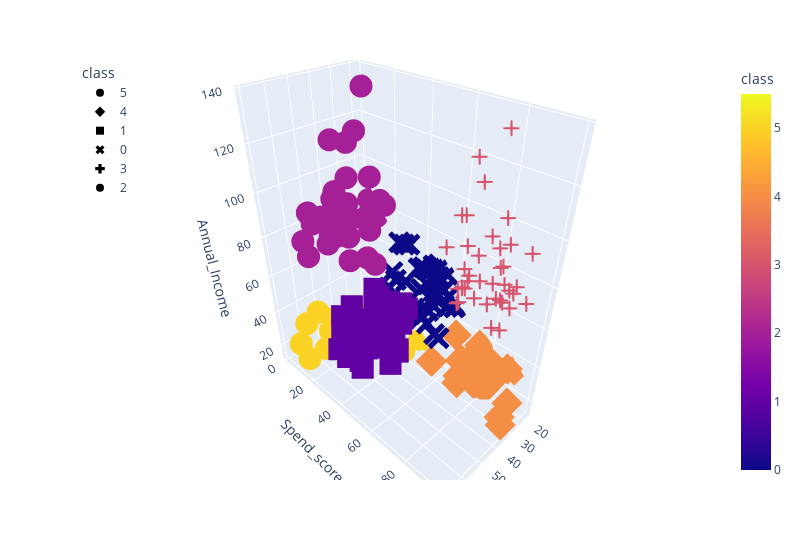

Notebook code for this chart:
### Code cell
# Plotting the 3D-Scatter with x="Annual Income", y="Spending Score (1-100)" and z="Age"
fig = px.scatter_3d(
    six_clusters,
    x="Age",
    y="Spend_score",
    z="Annual_Income",
    color="class",
    symbol="class",
    width=800,
)
fig.update_layout(legend=dict(x=0, y=1))
fig.show()

### Figure 1 — Plotly figure (JSON) as saved in the notebook; plotly's stock layout.template omitted (floating-point values rounded to 4 significant figures)
{"data": [{"hovertemplate": "class=%{marker.color}<br>Age=%{x}<br>Spend_score=%{y}<br>Annual_Income=%{z}<extra></extra>", "legendgroup": "5", "marker": {"color": [5, 5, 5, 5, 5, 5, 5, 5, 5, 5, 5, 5, 5, 5, 5, 5, 5, 5, 5, 5, 5], "coloraxis": "coloraxis", "symbol": "circle"}, "mode": "markers", "name": "5", "scene": "scene", "showlegend": true, "type": "scatter3d", "x": [19, 20, 31, 35, 64, 67, 58, 37, 35, 52, 35, 46, 54, 45, 40, 60, 53, 49, 42, 36, 49], "y": [39, 6, 40, 6, 3, 14, 15, 13, 35, 29, 35, 5, 14, 32, 31, 4, 4, 14, 17, 26, 28], "z": [15, 16, 17, 18, 19, 19, 20, 20, 21, 23, 24, 25, 28, 28, 29, 30, 33, 33, 34, 37, 39]}, {"hovertemplate": "class=%{marker.color}<br>Age=%{x}<br>Spend_score=%{y}<br>Annual_Income=%{z}<extra></extra>", "legendgroup": "4", "marker": {"color": [4, 4, 4, 4, 4, 4, 4, 4, 4, 4, 4, 4, 4, 4, 4, 4, 4, 4, 4, 4, 4, 4], "coloraxis": "coloraxis", "symbol": "diamond"}, "mode": "markers", "name": "4", "scene": "scene", "showlegend": true, "type": "scatter3d", "x": [21, 23, 22, 23, 30, 35, 24, 22, 20, 35, 25, 31, 29, 35, 23, 21, 18, 21, 30, 20, 24, 24], "y": [81, 77, 76, 94, 72, 99, 77, 79, 66, 98, 73, 73, 82, 61, 87, 73, 92, 81, 73, 75, 92, 65], "z": [15, 16, 17, 18, 19, 19, 20, 20, 21, 23, 24, 25, 28, 28, 29, 30, 33, 33, 34, 37, 38, 39]}, {"hovertemplate": "class=%{marker.color}<br>Age=%{x}<br>Spend_score=%{y}<br>Annual_Income=%{z}<extra></extra>", "legendgroup": "1", "marker": {"color": [1, 1, 1, 1, 1, 1, 1, 1, 1, 1, 1, 1, 1, 1, 1, 1, 1, 1, 1, 1, 1, 1, 1, 1, 1, 1, 1, 1, 1, 1, 1, 1, 1, 1, 1, 1, 1, 1, 1, 1, 1, 1, 1, 1, 1], "coloraxis": "coloraxis", "symbol": "square"}, "mode": "markers", "name": "1", "scene": "scene", "showlegend": true, "type": "scatter3d", "x": [65, 48, 50, 49, 59, 50, 47, 51, 69, 53, 70, 67, 54, 63, 43, 68, 70, 47, 60, 60, 59, 45, 49, 57, 67, 46, 48, 55, 50, 68, 48, 47, 48, 49, 67, 49, 66, 54, 68, 66, 65, 63, 49, 51, 50], "y": [35, 36, 55, 52, 60, 45, 41, 50, 46, 46, 56, 52, 59, 51, 50, 48, 55, 42, 49, 56, 47, 53, 42, 51, 41, 44, 46, 58, 46, 55, 49, 47, 42, 48, 59, 56, 50, 46, 43, 48, 52, 43, 59, 43, 57], "z": [38, 39, 40, 42, 43, 43, 43, 44, 44, 46, 46, 47, 47, 48, 48, 48, 49, 49, 50, 50, 54, 54, 54, 54, 54, 54, 54, 57, 58, 59, 60, 60, 61, 62, 62, 62, 63, 63, 63, 63, 63, 65, 65, 67, 67]}, {"hovertemplate": "class=%{marker.color}<br>Age=%{x}<br>Spend_score=%{y}<br>Annual_Income=%{z}<extra></extra>", "legendgroup": "0", "marker": {"color": [0, 0, 0, 0, 0, 0, 0, 0, 0, 0, 0, 0, 0, 0, 0, 0, 0, 0, 0, 0, 0, 0, 0, 0, 0, 0, 0, 0, 0, 0, 0, 0, 0, 0, 0, 0, 0, 0], "coloraxis": "coloraxis", "symbol": "x"}, "mode": "markers", "name": "0", "scene": "scene", "showlegend": true, "type": "scatter3d", "x": [31, 27, 29, 31, 33, 31, 27, 19, 18, 19, 32, 26, 40, 23, 38, 21, 22, 34, 18, 40, 32, 24, 27, 20, 23, 26, 21, 19, 38, 19, 18, 19, 27, 38, 40, 23, 25, 28], "y": [61, 47, 42, 42, 60, 54, 51, 55, 59, 59, 47, 54, 48, 52, 55, 57, 55, 60, 41, 40, 42, 52, 50, 49, 41, 55, 42, 54, 42, 46, 48, 50, 56, 40, 58, 29, 34, 40], "z": [39, 40, 40, 40, 42, 43, 46, 46, 48, 48, 48, 54, 54, 54, 54, 54, 57, 58, 59, 60, 60, 60, 60, 61, 62, 62, 62, 63, 64, 64, 65, 65, 67, 67, 69, 70, 72, 76]}, {"hovertemplate": "class=%{marker.color}<br>Age=%{x}<br>Spend_score=%{y}<br>Annual_Income=%{z}<extra></extra>", "legendgroup": "3", "marker": {"color": [3, 3, 3, 3, 3, 3, 3, 3, 3, 3, 3, 3, 3, 3, 3, 3, 3, 3, 3, 3, 3, 3, 3, 3, 3, 3, 3, 3, 3, 3, 3, 3, 3, 3, 3, 3, 3, 3, 3], "coloraxis": "coloraxis", "symbol": "cross"}, "mode": "markers", "name": "3", "scene": "scene", "showlegend": true, "type": "scatter3d", "x": [39, 31, 40, 38, 39, 31, 29, 32, 35, 32, 32, 28, 32, 34, 39, 38, 27, 30, 30, 29, 31, 36, 33, 32, 28, 36, 30, 27, 35, 32, 29, 30, 28, 36, 32, 38, 35, 32, 30], "y": [91, 77, 95, 75, 75, 71, 88, 73, 72, 93, 87, 97, 74, 90, 88, 76, 89, 78, 73, 83, 93, 75, 95, 63, 75, 92, 86, 69, 90, 86, 88, 97, 68, 85, 69, 91, 79, 74, 83], "z": [69, 70, 71, 71, 71, 72, 73, 73, 74, 75, 76, 77, 77, 78, 78, 78, 78, 78, 78, 79, 81, 85, 86, 87, 87, 87, 88, 88, 93, 97, 98, 99, 101, 103, 103, 113, 120, 126, 137]}, {"hovertemplate": "class=%{marker.color}<br>Age=%{x}<br>Spend_score=%{y}<br>Annual_Income=%{z}<extra></extra>", "legendgroup": "2", "marker": {"color": [2, 2, 2, 2, 2, 2, 2, 2, 2, 2, 2, 2, 2, 2, 2, 2, 2, 2, 2, 2, 2, 2, 2, 2, 2, 2, 2, 2, 2, 2, 2, 2, 2, 2, 2], "coloraxis": "coloraxis", "symbol": "circle"}, "mode": "markers", "name": "2", "scene": "scene", "showlegend": true, "type": "scatter3d", "x": [43, 59, 47, 20, 44, 19, 57, 25, 48, 34, 43, 44, 47, 37, 34, 56, 19, 50, 42, 36, 40, 36, 52, 58, 59, 37, 46, 41, 54, 41, 34, 33, 47, 45, 32], "y": [35, 11, 9, 5, 7, 10, 5, 12, 36, 22, 17, 20, 16, 1, 1, 35, 5, 26, 20, 27, 13, 10, 13, 15, 14, 32, 15, 39, 24, 17, 23, 8, 16, 28, 18], "z": [71, 71, 71, 73, 73, 74, 75, 77, 77, 78, 78, 78, 78, 78, 78, 79, 81, 85, 86, 87, 87, 87, 88, 88, 93, 97, 98, 99, 101, 103, 103, 113, 120, 126, 137]}], "layout": {"coloraxis": {"colorbar": {"title": {"text": "class"}}, "colorscale": [[0, "#0d0887"], [0.1111, "#46039f"], [0.2222, "#7201a8"], [0.3333, "#9c179e"], [0.4444, "#bd3786"], [0.5556, "#d8576b"], [0.6667, "#ed7953"], [0.7778, "#fb9f3a"], [0.8889, "#fdca26"], [1, "#f0f921"]]}, "legend": {"title": {"text": "class"}, "tracegroupgap": 0, "x": 0, "y": 1}, "margin": {"t": 60}, "scene": {"domain": {"x": [0, 1], "y": [0, 1]}, "xaxis": {"title": {"text": "Age"}}, "yaxis": {"title": {"text": "Spend_score"}}, "zaxis": {"title": {"text": "Annual_Income"}}}, "width": 800}}
